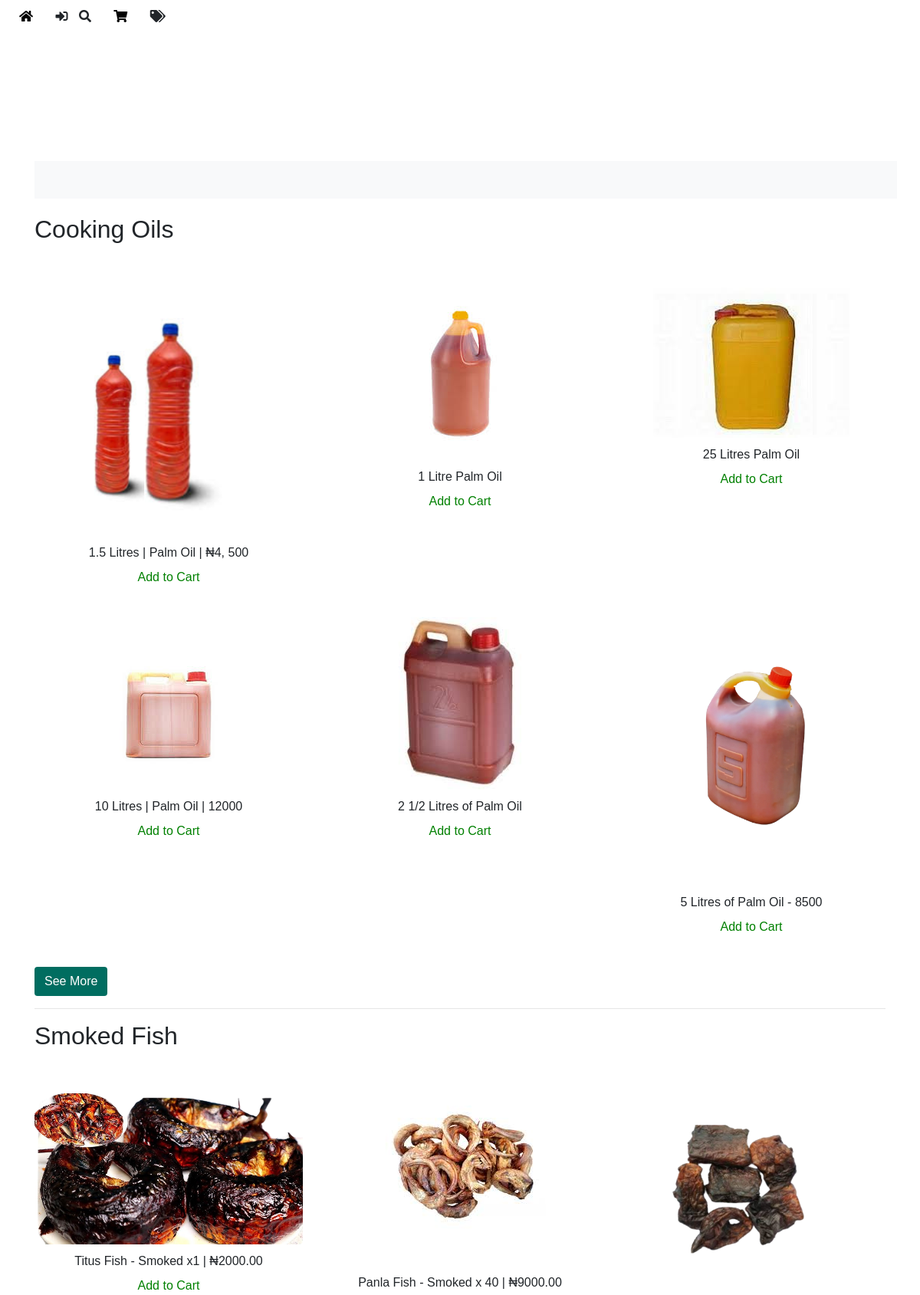
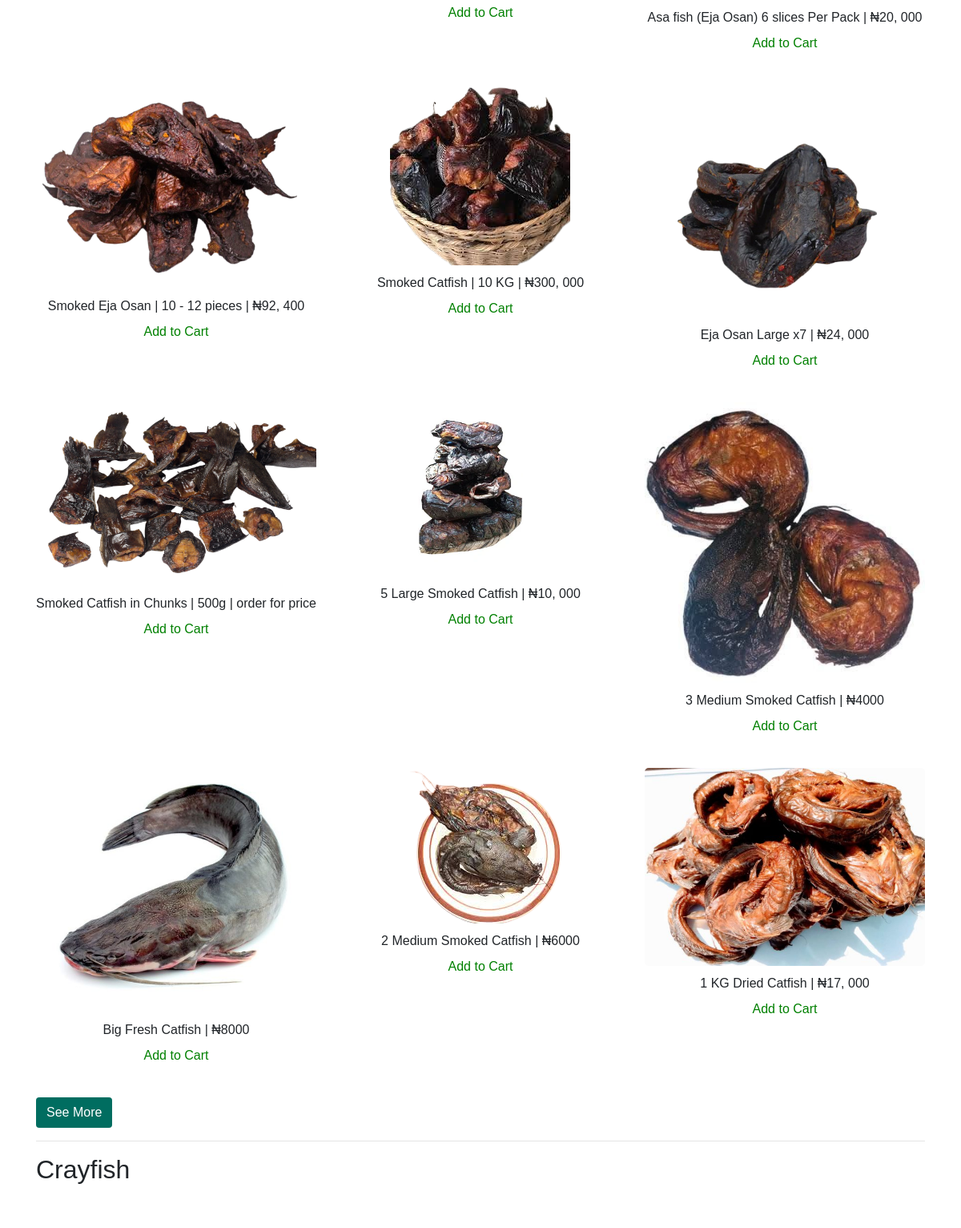
/market/ (upper part), run on the app's committed database (2 pictures, top to bottom).
### afri_food/models.py (models this page shows, shortened)
class Oil(models.Model):
    title = models.CharField(max_length=100)
    litres = models.FloatField(help_text="Enter the volume in litres")
    in_stock = models.BooleanField(default=True, help_text="Is this item in stock?")
    price = models.FloatField(help_text="Enter the price of the item")
    subcategory = models.ForeignKey(Subcategory, on_delete=models.CASCADE)
    images = GenericRelation(Image)
    comments = GenericRelation(Comment)

class Image(models.Model):
    content_type = models.ForeignKey(ContentType, on_delete=models.CASCADE)
    object_id = models.PositiveIntegerField()
    content_object = GenericForeignKey('content_type', 'object_id')
    image = models.ImageField(upload_to='images/')

class CatFish(models.Model):
    title = models.CharField(max_length=100)
    kg = models.FloatField(help_text="Enter the weight in kg")
    in_stock = models.BooleanField(default=True, help_text="Is this item in stock?")
    price = models.FloatField(help_text="Enter the price of the item")
    subcategory = models.ForeignKey(Subcategory, on_delete=models.CASCADE)
    images = GenericRelation(Image)
    comments = GenericRelation(Comment)

### afri_food/views.py (the view, shortened to what this page needs)
# urls.py: path("market/", views.market, name='market'),
def market(request):
    user = request.user
    recent_oils = annotate_with_model_name(Oil.objects.order_by('-id')[:12], 'oil')
    recent_crayfish = annotate_with_model_name(CrayFish.objects.order_by('-id')[:12], 'crayfish')
    recent_catfish = annotate_with_model_name(CatFish.objects.order_by('-id')[:12], 'catfish')
    recent_ponmo_by_kg = annotate_with_model_name(PonmoByKg.objects.order_by('-id')[:12], 'ponmobykg')
    recent_ponmo_by_piece = annotate_with_model_name(PonmoByPiece.objects.order_by('-id')[:12], 'ponmobypiece')
    context = {
        'recent_oils': recent_oils,
        'recent_crayfish': recent_crayfish,
        'recent_catfish': recent_catfish,
        'recent_ponmo_by_kg': recent_ponmo_by_kg,
        'recent_ponmo_by_piece': recent_ponmo_by_piece,
        'user': user
    }
    return render(request, 'market/market.html', context)

### afri_food/context_processors.py (called while the page is built)
def cart_item_count(request):
    if request.user.is_authenticated:
        cart_item_count = CartItem.objects.filter(cart__user=request.user).count()
    else:
        cart_item_count = 0
    return {
        'cart_item_count': cart_item_count
    }

### afri_food/model_annotate.py (called while the page is built)
def annotate_with_model_name(queryset, model_name):
        for item in queryset:
            item.model_name = model_name
        return queryset

### afri_food/templates/market/market.html (shortened to what this page needs)
{% extends 'market/layout.html' %}
{% load static %}
{% block body %}
<div class="container" style="top: 20px; position: relative;">
  <div class="scrolling-text-container">
    <div class="scrolling-text">
    </div>
  </div>
  <div style="margin-top: 70px;" class="row">
    <div class="col">
      <h2>Cooking Oils</h2>
      <br>
      <div class="row">
        {% for oil in recent_oils %}
          {% if oil.images.exists %}
            <div class="col-4 d-flex flex-column align-items-center">
              <br>
              <a href="{% url 'product_detail' model=oil.model_name id=oil.id %}" class="d-flex flex-column align-items-center">
                <img
                  class="img-fluid product-image"
                  loading="lazy"
                  alt="{{oil.title}}"
                  src="{{ oil.images.first.image.url }}"
                />
                <span>{{ oil.title }}</span> </a>
                 {% if oil.in_cart %}
                  <p type="button" style="color: red;" class="mt-2 remove-from-cart" data-product-type="{{ oil.model_name }}" data-item-id="{{ oil.id }}">Remove Cart</p>
                {% else %}
                  <p type="button" style="color: green;" class="mt-2 add-to-cart" data-product-type="{{ oil.model_name }}" data-item-id="{{ oil.id }}">Add to Cart</p>
                {% endif %}
            </div>
          {% endif %}
        {% endfor %}
      </div>
      <br>
      <a href="{% url 'oils' %}">
        <span class="btn" style="background-color: #006D60; color: white;">See More</span>
      </a>
      <hr>
      <h2>Smoked Fish</h2>
      <br>
      <div class="row">
        {% for catfish in recent_catfish %}
          {% if catfish.images.exists %}
            <div class="col-4 d-flex flex-column align-items-center">
              <br>
              <a href="{% url 'product_detail' model=catfish.model_name id=catfish.id %}" class="d-flex flex-column align-items-center">
                <img
                  class="img-fluid product-image"
                  loading="lazy"
                  alt="{{catfish.title}}"
                  src="{{ catfish.images.first.image.url }}"
                />
                <span>{{catfish.title}}</span>
              </a>
              {% if catfish.in_cart %}
                  <p style="color: red;" class="mt-2 remove-from-cart" data-product-type="{{ catfish.model_name }}" data-item-id="{{ catfish.id }}">Remove from Cart</p>
                {% else %}
                  <p style="color: green;" class="mt-2 add-to-cart" data-product-type="{{ catfish.model_name }}" data-item-id="{{ catfish.id }}">Add to Cart</p>
                {% endif %}
            </div>
          {% endif %}
        {% endfor %}
      </div>
      <br>
      <a href="{% url 'catfish' %}">
        <span class="btn" style="background-color: #006D60; color: white;">See More</span>
      </a>
      <hr>
      <h2>Crayfish</h2>
      <br>
      <div class="row">
        {% for crayfish in recent_crayfish %}
          {% if crayfish.images.exists %}
            <div class="col-4 d-flex flex-column align-items-center">
              <br>
            </div>
          {% endif %}
        {% endfor %}
      </div>
      <br>
      <br>
      <br>
      <br>
      <br>
    </div>
  </div>
</div>
{% endblock %}

### afri_food/static/afri_food/global.css (style rules this page uses)
body { margin: 0; line-height: normal; background-image: url("/static/afri_food/public/ewe-palm-1@2x.png"); background-size: cover; background-position: center; background-repeat: no-repeat; }
a { text-decoration: none; color: inherit; }

### afri_food/static/afri_food/checkout.css (style rules this page uses)
.container, .first-name-last-name-parent { align-self: stretch; display: flex; justify-content: flex-start; }
.container { overflow: hidden; flex-direction: row; align-items: flex-start; padding: var(--padding-lg) var(--padding-48xl) var(--padding-lgi); position: relative; font-size: var(--font-size-16xl); color: var(--color-white); }

### afri_food/static/afri_food/market.css (style rules this page uses)
.add-to-cart { position: relative; font-size: var(--font-size-xs); font-weight: 500; font-family: var(--font-inter); color: var(--color-white); text-align: left; display: inline-block; min-width: 67px; }

### afri_food/templates/market/layout.html (style rules this page uses)
a { color: inherit; text-decoration: none; }

### afri_food/templates/market/market.html (style rules this page uses)
.scrolling-text-container { width: 100%; overflow: hidden; position: absolute; white-space: nowrap; background-color: #f8f9fa; padding: 10px 0; }
.scrolling-text { display: inline-block; padding-left: 100%; animation: scroll-text 15s linear infinite; font-size: 1.2rem; }
.product-image { border-radius: 5px; margin-bottom: 10px; }

### data on the page
Oil: images.first.image (picture), title "1.5 Litres | Palm Oil | ₦4, 500"
Oil: images.first.image (picture), title "1 Litre Palm Oil"
Oil: images.first.image (picture), title "25 Litres Palm Oil"
Oil: images.first.image (picture), title "10 Litres | Palm Oil | 12000"
Oil: images.first.image (picture), title "2 1/2 Litres of Palm Oil"
Oil: images.first.image (picture), title "5 Litres of Palm Oil - 8500"
CatFish: images.first.image (picture), title "Titus Fish - Smoked x1 | ₦2000.00"
CatFish: images.first.image (picture), title "Panla Fish - Smoked x 40 | ₦9000.00"
CatFish: images.first.image (picture), title "Asa fish (Eja Osan) 6 slices Per Pack | ₦20, 000"
CatFish: images.first.image (picture), title "Smoked Eja Osan | 10 - 12 pieces | ₦92, 400"
CatFish: images.first.image (picture), title "Smoked Catfish | 10 KG | ₦300, 000"
CatFish: images.first.image (picture), title "Eja Osan Large x7 | ₦24, 000"
CatFish: images.first.image (picture), title "Smoked Catfish in Chunks | 500g | order for price"
CatFish: images.first.image (picture), title "5 Large Smoked Catfish | ₦10, 000"
CatFish: images.first.image (picture), title "3 Medium Smoked Catfish | ₦4000"
CatFish: images.first.image (picture), title "Big Fresh Catfish | ₦8000"
CatFish: images.first.image (picture), title "2 Medium Smoked Catfish | ₦6000"
CatFish: images.first.image (picture), title "1 KG Dried Catfish | ₦17, 000"
